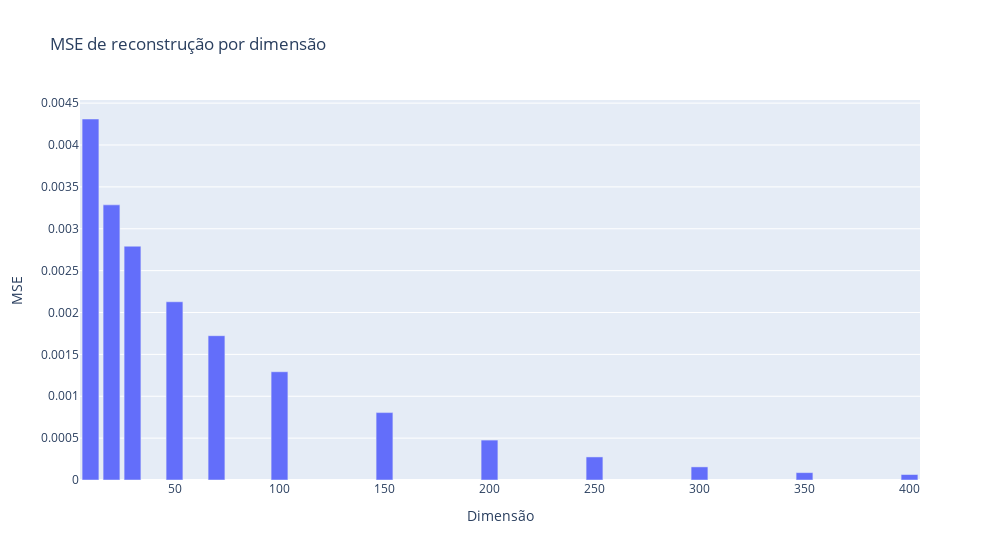

The notebook cell saved with this chart:
### Code cell
valLoss = []
for model in models1:
    model.eval()
    Xh = model(X_val)
    valLoss.append(float(loss_fn(Xh, X_val)))
px.bar(x=lat_dim, y=valLoss, title='MSE de reconstrução por dimensão', labels={'y':'MSE', 'x':'Dimensão'}, width=1000)

### Figure 1 — Plotly figure (JSON) as saved in the notebook; plotly's stock layout.template omitted (floating-point values rounded to 4 significant figures)
{"data": [{"alignmentgroup": "True", "hovertemplate": "Dimensão=%{x}<br>MSE=%{y}<extra></extra>", "legendgroup": "", "marker": {"color": "#636efa", "pattern": {"shape": ""}}, "name": "", "offsetgroup": "", "orientation": "v", "showlegend": false, "textposition": "auto", "type": "bar", "x": [10, 20, 30, 50, 70, 100, 150, 200, 250, 300, 350, 400], "xaxis": "x", "y": [0.004311, 0.003285, 0.002792, 0.002128, 0.001723, 0.001293, 0.0008047, 0.0004766, 0.0002755, 0.0001566, 8.813e-05, 6.529e-05], "yaxis": "y"}], "layout": {"barmode": "relative", "legend": {"tracegroupgap": 0}, "title": {"text": "MSE de reconstrução por dimensão"}, "width": 1000, "xaxis": {"anchor": "y", "domain": [0, 1], "title": {"text": "Dimensão"}}, "yaxis": {"anchor": "x", "domain": [0, 1], "title": {"text": "MSE"}}}}
